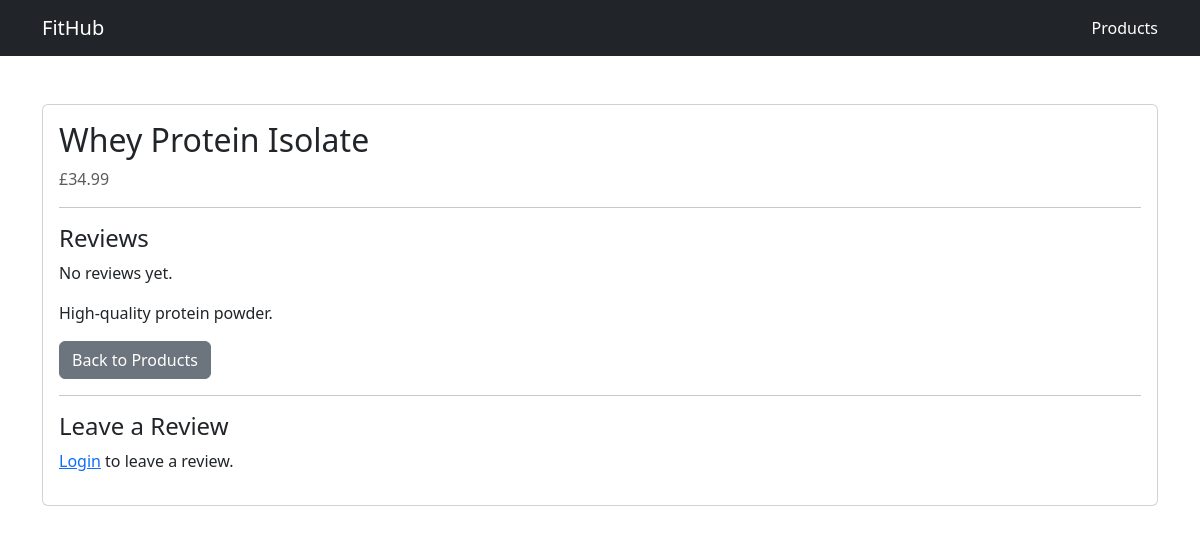
Page /products/3/ on the committed database.
### products/models.py (models this page shows, shortened)
class Product(models.Model):
    name = models.CharField(max_length=100)
    description = models.TextField()
    price = models.DecimalField(
        max_digits=6,
        decimal_places=2
    )
    is_premium = models.BooleanField(default=False)
    image_url = models.URLField(max_length=1024, null=True, blank=True)
    image = models.ImageField(null=True, blank=True)
    category = models.ForeignKey(Category, on_delete=models.CASCADE, related_name='products', null=True, blank=True)
    created_at = models.DateTimeField(default=timezone.now)
    class Meta:
        verbose_name_plural = "Products"
        ordering = ['name']

### products/views.py (the view)
# urls.py: path('<int:pk>/', ProductDetailView.as_view(), name='product_detail'),
class ProductDetailView(DetailView):
    model = Product
    template_name = "products/product_detail.html"
    context_object_name = "product"
    def get_context_data(self, **kwargs):
        context = super().get_context_data(**kwargs)
        context['form'] = ReviewForm()
        return context

### products/templates/products/product_detail.html (shortened to what this page needs)
{% extends "base.html" %}
{% block content %}
<div class="container mt-5">
    <div class="card">
        <div class="card-body">
            <h2>{{ product.name }}</h2>
            <p class="text-muted">£{{ product.price }}</p>
            <hr>
            <h4>Reviews</h4>
            {% if product.reviews.all %}
                {% for review in product.reviews.all %}
                    <div class="mb-3">
                        <strong>{{ review.user.username }}</strong>
                        <span>⭐ {{ review.rating }}/5</span>
                        <p>{{ review.comment }}</p>
                        <small>{{ review.created_at }}</small>
                    </div>
                {% endfor %}
            {% else %}
                <p>No reviews yet.</p>
            {% endif %}
            <p class="mt-3">{{ product.description }}</p>
            <a href="{% url 'product_list' %}" class="btn btn-secondary">
                Back to Products
            </a>
            <hr>
            <h4>Leave a Review</h4>
            {% if user.is_authenticated %}
                <form method="post" action="{% url 'add_review' product.pk %}">
                    {% csrf_token %}
                    {{ form.as_p }}
                    <button type="submit" class="btn btn-primary">
                        Submit Review
                    </button>
                </form>
            {% else %}
                <p>
                    <a href="{% url 'login' %}">Login</a> to leave a review.
                </p>
            {% endif %}
        </div>
    </div>
</div>
{% endblock %}

### rows in the picture
Product: name "Whey Protein Isolate", price "34.99", description "High-quality protein powder."
